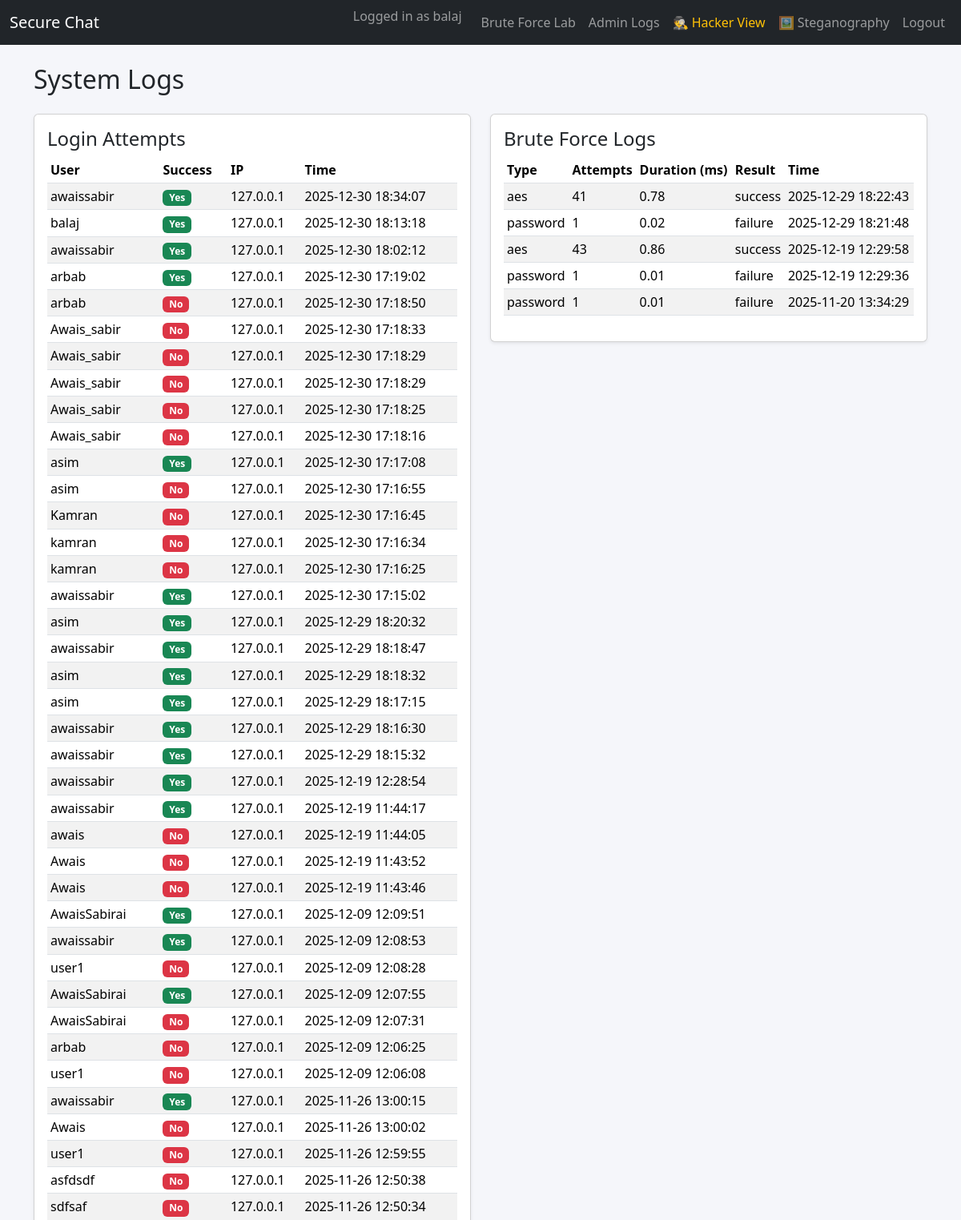
/admin/logs (signed in, upper part), run on the app's committed database.
### database/models.py (models this page shows)
class LoginAttempt(db.Model):
    __tablename__ = "login_attempts"
    id = db.Column(db.Integer, primary_key=True)
    username = db.Column(db.String(80))
    success = db.Column(db.Boolean, default=False)
    ip_address = db.Column(db.String(64))
    created_at = db.Column(db.DateTime, default=datetime.utcnow, index=True)

class BruteForceLog(db.Model):
    __tablename__ = "brute_force_logs"
    id = db.Column(db.Integer, primary_key=True)
    attack_type = db.Column(db.String(32), nullable=False)
    attempts = db.Column(db.Integer, nullable=False)
    duration_ms = db.Column(db.Float, nullable=False)
    result = db.Column(db.String(32), nullable=False)
    created_at = db.Column(db.DateTime, default=datetime.utcnow, index=True)

### app.py (the view)
    @app.route("/admin/logs")
    @login_required
    def admin_logs():
        attempts = LoginAttempt.query.order_by(LoginAttempt.created_at.desc()).limit(50).all()
        brute_logs = BruteForceLog.query.order_by(BruteForceLog.created_at.desc()).limit(50).all()
        return render_template("admin_logs.html", attempts=attempts, brute_logs=brute_logs)

### app.py (called while the page is built)
def current_user() -> User | None:
    user_id = session.get("user_id")
    if not user_id:
        return None
    return User.query.get(user_id)

def login_required(view_func):
    @wraps(view_func)
    def wrapped(*args, **kwargs):
        if not current_user():
            flash("Please login to continue.", "warning")
            return redirect(url_for("login"))
        return view_func(*args, **kwargs)
    return wrapped

### templates/admin_logs.html (shortened to what this page needs)
{% extends "base.html" %}
{% block content %}
<h2 class="mb-4">System Logs</h2>
<div class="row g-4">
  <div class="col-md-6">
    <div class="card shadow-sm">
      <div class="card-body">
        <h4 class="card-title">Login Attempts</h4>
        <div class="table-responsive">
          <table class="table table-sm table-striped">
            <thead>
              <tr>
                <th>User</th>
                <th>Success</th>
                <th>IP</th>
                <th>Time</th>
              </tr>
            </thead>
            <tbody>
              {% for attempt in attempts %}
              <tr>
                <td>{{ attempt.username }}</td>
                <td>
                  <span class="badge {% if attempt.success %}bg-success{% else %}bg-danger{% endif %}">
                    {{ 'Yes' if attempt.success else 'No' }}
                  </span>
                </td>
                <td>{{ attempt.ip_address or 'N/A' }}</td>
                <td>{{ attempt.created_at.strftime("%Y-%m-%d %H:%M:%S") }}</td>
              </tr>
              {% endfor %}
            </tbody>
          </table>
        </div>
      </div>
    </div>
  </div>
  <div class="col-md-6">
    <div class="card shadow-sm">
      <div class="card-body">
        <h4 class="card-title">Brute Force Logs</h4>
        <div class="table-responsive">
          <table class="table table-sm table-striped">
            <thead>
              <tr>
                <th>Type</th>
                <th>Attempts</th>
                <th>Duration (ms)</th>
                <th>Result</th>
                <th>Time</th>
              </tr>
            </thead>
            <tbody>
              {% for log in brute_logs %}
              <tr>
                <td>{{ log.attack_type }}</td>
                <td>{{ log.attempts }}</td>
                <td>{{ log.duration_ms|round(2) }}</td>
                <td>{{ log.result }}</td>
                <td>{{ log.created_at.strftime("%Y-%m-%d %H:%M:%S") }}</td>
              </tr>
              {% endfor %}
            </tbody>
          </table>
        </div>
      </div>
    </div>
  </div>
</div>
{% endblock %}

### templates/base.html (shortened to what this page needs)
<!doctype html>
<html lang="en">
<head>
  <link rel="stylesheet" href="https://cdn.jsdelivr.net/npm/bootstrap@5.3.2/dist/css/bootstrap.min.css">
  <link rel="stylesheet" href="{{ url_for('static', filename='css/main.css') }}">
</head>
<body>
  <nav class="navbar navbar-expand-lg navbar-dark bg-dark mb-4">
    <div class="container-fluid">
      <a class="navbar-brand" href="{{ url_for('chat_list') }}">Secure Chat</a>
      <div class="collapse navbar-collapse">
        <ul class="navbar-nav ms-auto">
          {% if session.get('username') %}
          <li class="nav-item">
            <span class="navbar-text me-3">Logged in as {{ session['username'] }}</span>
          </li>
          <li class="nav-item">
            <a class="nav-link" href="{{ url_for('brute_force_home') }}">Brute Force Lab</a>
          </li>
          <li class="nav-item">
            <a class="nav-link" href="{{ url_for('admin_logs') }}">Admin Logs</a>
          </li>
          <li class="nav-item">
            <a class="nav-link text-warning" href="{{ url_for('hacker_dashboard') }}">🕵️ Hacker View</a>
          </li>
          <li class="nav-item">
            <a class="nav-link" href="{{ url_for('steganography') }}">🖼️ Steganography</a>
          </li>
          <li class="nav-item">
            <a class="nav-link" href="{{ url_for('logout') }}">Logout</a>
          </li>
          {% endif %}
        </ul>
      </div>
    </div>
  </nav>
  <main class="container">
    {% block content %}{% endblock %}
  </main>
</body>
</html>

### static/css/main.css (style rules this page uses)
body { background-color: #f5f6fa; }

### data on the page
LoginAttempt: username "awaissabir", success "Yes", ip_address "127.0.0.1", created_at "2025-12-30 18:34:07"
LoginAttempt: username "balaj", success "Yes", ip_address "127.0.0.1", created_at "2025-12-30 18:13:18"
LoginAttempt: username "awaissabir", success "Yes", ip_address "127.0.0.1", created_at "2025-12-30 18:02:12"
LoginAttempt: username "arbab", success "Yes", ip_address "127.0.0.1", created_at "2025-12-30 17:19:02"
LoginAttempt: username "arbab", success "No", ip_address "127.0.0.1", created_at "2025-12-30 17:18:50"
LoginAttempt: username "Awais_sabir", success "No", ip_address "127.0.0.1", created_at "2025-12-30 17:18:33"
LoginAttempt: username "Awais_sabir", success "No", ip_address "127.0.0.1", created_at "2025-12-30 17:18:29"
LoginAttempt: username "Awais_sabir", success "No", ip_address "127.0.0.1", created_at "2025-12-30 17:18:29"
LoginAttempt: username "Awais_sabir", success "No", ip_address "127.0.0.1", created_at "2025-12-30 17:18:25"
LoginAttempt: username "Awais_sabir", success "No", ip_address "127.0.0.1", created_at "2025-12-30 17:18:16"
LoginAttempt: username "asim", success "Yes", ip_address "127.0.0.1", created_at "2025-12-30 17:17:08"
LoginAttempt: username "asim", success "No", ip_address "127.0.0.1", created_at "2025-12-30 17:16:55"
LoginAttempt: username "Kamran", success "No", ip_address "127.0.0.1", created_at "2025-12-30 17:16:45"
LoginAttempt: username "kamran", success "No", ip_address "127.0.0.1", created_at "2025-12-30 17:16:34"
LoginAttempt: username "kamran", success "No", ip_address "127.0.0.1", created_at "2025-12-30 17:16:25"
LoginAttempt: username "awaissabir", success "Yes", ip_address "127.0.0.1", created_at "2025-12-30 17:15:02"
LoginAttempt: username "asim", success "Yes", ip_address "127.0.0.1", created_at "2025-12-29 18:20:32"
LoginAttempt: username "awaissabir", success "Yes", ip_address "127.0.0.1", created_at "2025-12-29 18:18:47"
LoginAttempt: username "asim", success "Yes", ip_address "127.0.0.1", created_at "2025-12-29 18:18:32"
LoginAttempt: username "asim", success "Yes", ip_address "127.0.0.1", created_at "2025-12-29 18:17:15"
LoginAttempt: username "awaissabir", success "Yes", ip_address "127.0.0.1", created_at "2025-12-29 18:16:30"
LoginAttempt: username "awaissabir", success "Yes", ip_address "127.0.0.1", created_at "2025-12-29 18:15:32"
LoginAttempt: username "awaissabir", success "Yes", ip_address "127.0.0.1", created_at "2025-12-19 12:28:54"
LoginAttempt: username "awaissabir", success "Yes", ip_address "127.0.0.1", created_at "2025-12-19 11:44:17"
LoginAttempt: username "awais", success "No", ip_address "127.0.0.1", created_at "2025-12-19 11:44:05"
LoginAttempt: username "Awais", success "No", ip_address "127.0.0.1", created_at "2025-12-19 11:43:52"
LoginAttempt: username "Awais", success "No", ip_address "127.0.0.1", created_at "2025-12-19 11:43:46"
LoginAttempt: username "AwaisSabirai", success "Yes", ip_address "127.0.0.1", created_at "2025-12-09 12:09:51"
LoginAttempt: username "awaissabir", success "Yes", ip_address "127.0.0.1", created_at "2025-12-09 12:08:53"
LoginAttempt: username "user1", success "No", ip_address "127.0.0.1", created_at "2025-12-09 12:08:28"
LoginAttempt: username "AwaisSabirai", success "Yes", ip_address "127.0.0.1", created_at "2025-12-09 12:07:55"
LoginAttempt: username "AwaisSabirai", success "No", ip_address "127.0.0.1", created_at "2025-12-09 12:07:31"
LoginAttempt: username "arbab", success "No", ip_address "127.0.0.1", created_at "2025-12-09 12:06:25"
LoginAttempt: username "user1", success "No", ip_address "127.0.0.1", created_at "2025-12-09 12:06:08"
LoginAttempt: username "awaissabir", success "Yes", ip_address "127.0.0.1", created_at "2025-11-26 13:00:15"
LoginAttempt: username "Awais", success "No", ip_address "127.0.0.1", created_at "2025-11-26 13:00:02"
LoginAttempt: username "user1", success "No", ip_address "127.0.0.1", created_at "2025-11-26 12:59:55"
LoginAttempt: username "asfdsdf", success "No", ip_address "127.0.0.1", created_at "2025-11-26 12:50:38"
LoginAttempt: username "sdfsaf", success "No", ip_address "127.0.0.1", created_at "2025-11-26 12:50:34"
BruteForceLog: attack_type "aes", attempts "41", duration_ms "0.78", result "success", created_at "2025-12-29 18:22:43"
BruteForceLog: attack_type "password", attempts "1", duration_ms "0.02", result "failure", created_at "2025-12-29 18:21:48"
BruteForceLog: attack_type "aes", attempts "43", duration_ms "0.86", result "success", created_at "2025-12-19 12:29:58"
BruteForceLog: attack_type "password", attempts "1", duration_ms "0.01", result "failure", created_at "2025-12-19 12:29:36"
BruteForceLog: attack_type "password", attempts "1", duration_ms "0.01", result "failure", created_at "2025-11-20 13:34:29"

### other printed values
{{ session['username'] }} "balaj"
